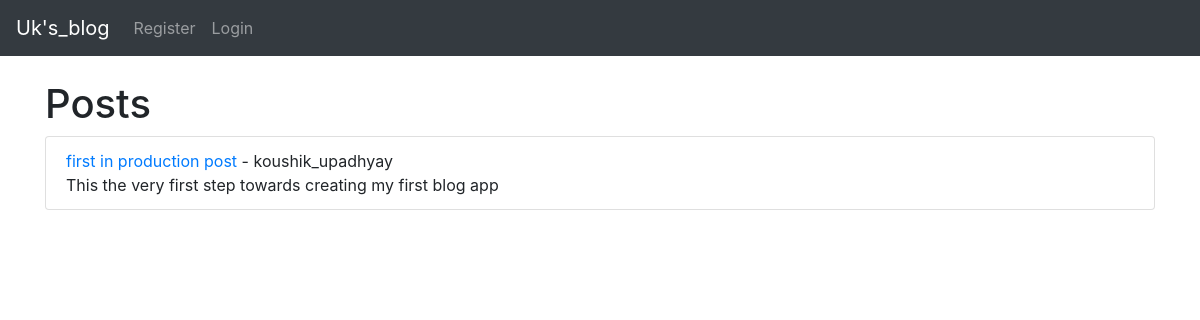
Before: / with the older database file.
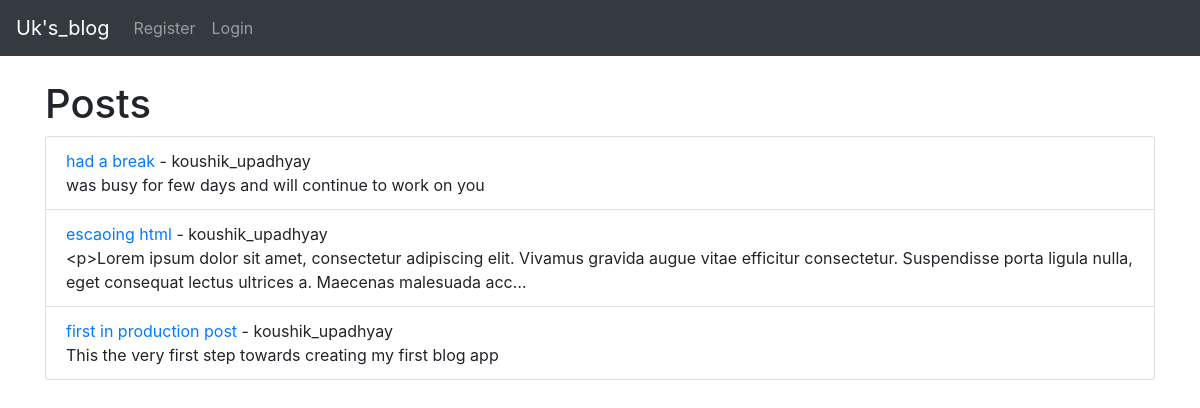
After: the same page with the newer database file.
### my_blog_app01/models.py (models this page shows, shortened)
class Post(models.Model):
    title = models.CharField( max_length=255)
    title_tag = models.CharField( max_length=255, default='My Blog')
    author = models.ForeignKey(User, on_delete=models.CASCADE)
    body = models.TextField()
    date_posted = models.DateField(auto_now_add=True)
    category = models.CharField(max_length=100, default='General')

### my_blog_app01/views.py (the view)
# urls.py: path("", HomeView.as_view(), name="home"),
class HomeView(ListView):
    model = Post
    template_name = 'home.html'
    ordering = ['-date_posted']  # Order by ID in descending order

### my_blog_app01/templates/home.html
{% extends "base.html"%}
{% block content%}
<h1>Posts</h1>
<ul class="list-group">
    {% for post in object_list %}
        <li class="list-group-item">
            <a href="{% url 'article_detail' pk=post.pk %}">
                {{ post.title }}
            </a> - {{post.author.username}}
            <br/>
            {{ post.body|truncatechars:200 }}
        </li>
    {% endfor %}
</ul>
{% endblock %}

### my_blog_app01/templates/base.html (shortened to what this page needs)
<!doctype html>
<html lang="en">
  <head>
    <link rel="stylesheet" href="https://cdn.jsdelivr.net/npm/bootstrap@4.4.1/dist/css/bootstrap.min.css">
  </head>
  <body>
    <nav class="navbar navbar-expand-lg navbar-dark bg-dark">
  <a class="navbar-brand" href="{%url 'home'%}">Uk's_blog</a>
  <div class="collapse navbar-collapse" id="navbarSupportedContent">
    <ul class="navbar-nav mr-auto">
      {%if user.is_authenticated%}
        <li class="nav-item">
           <a class="nav-link" href="{%url 'add_post'%}">Add Post</a>
        </li>
        <li class="nav-item">
           <a class="nav-link" href="{%url 'add_category'%}">Add Category</a>
        </li>
        <li class="nav-item">
          <form action="{% url 'logout' %}" method="post" id="logout-form">
            {% csrf_token %}
            <button type="submit" class="nav-link btn btn-link" style="color: rgba(255,255,255,.5);">Logout</button>
          </form>
        </li>
      {%else%}
         <li class="nav-item">
           <a class="nav-link" href="{%url 'register'%}">Register</a>
         </li>
         <li class="nav-item">
           <a class="nav-link" href="{%url 'login'%}">Login</a>
         </li>
      {% endif %}
    </ul>
  </div>
</nav>
    <br/>
    <div class = 'container'>
    {% block content%}
    {% endblock %}
    </div>
  </body>
</html>

Changed rows visible on the page:
added Post: title "had a break", author.username "koushik_upadhyay", body "was busy for few days and will continue to work on you"
added Post: title "escaoing html", author.username "koushik_upadhyay", body "<p>Lorem ipsum dolor sit amet, consectetur adipiscing elit. Vivamus gravida augue vitae efficitur consectetur. Suspendisse porta ligula nulla, eget consequat lectus ultrices a. Maecenas malesuada acc…"
